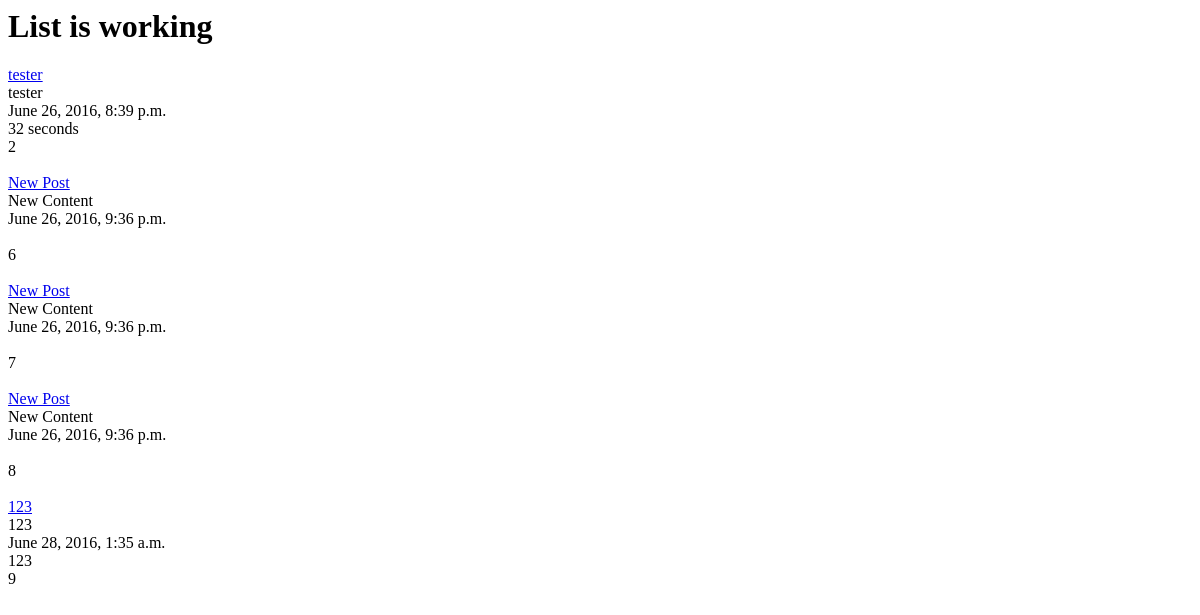
/posts/, run on an earlier commit of the app's database.
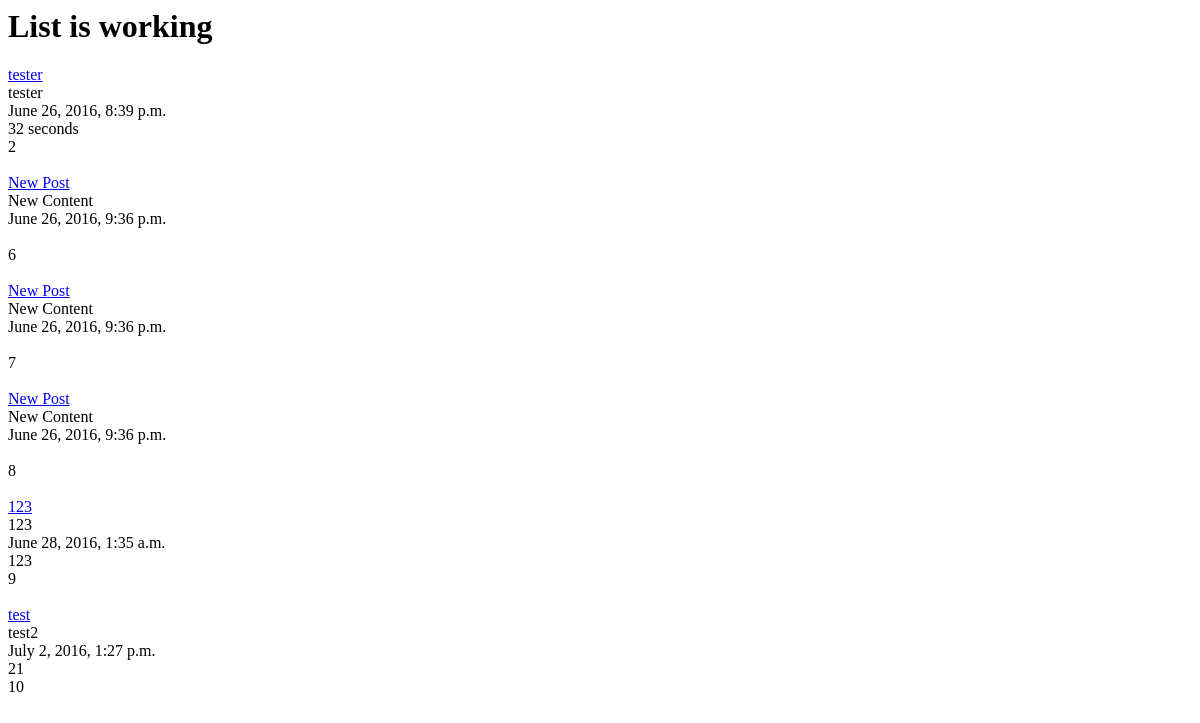
And on a later commit of the database.
### posts/models.py (models this page shows, shortened)
class Post(models.Model):
	title = models.CharField(max_length=120)
	content = models.TextField()
	timeToRead = models.CharField(max_length = 20)
	timestamp = models.DateTimeField(auto_now=False, auto_now_add=True)
	def get_absolute_url(self):
		return reverse("posts:detail", kwargs={"id": self.id})

### posts/views.py (the view)
def post_list(request):
	queryset = Post.objects.all()
	context = {
		"object_list": queryset,
		"title": "List"
	}
	return render(request, "post_list.html", context)

### templates/post_list.html (shortened to what this page needs)
{% extends "base.html" %}
{% block content %}
	<h1>{{title}} is working</h1>
	{% for obj in object_list %}
		<a href='{{ obj.get_absolute_url }}'> {{ obj.title }}</a> </br>
		{{ obj.content }} </br>
		{{ obj.timestamp }} </br>
		{{ obj.timeToRead }} </br>
		{{ obj.id }} </br>
	{% endfor %}
{% endblock content %}

What changed in the data, as far as the page shows it:
added Post: title "test", content "test2", timestamp "July 2, 2016, 1:27 p.m.", timeToRead "21", id "10"
